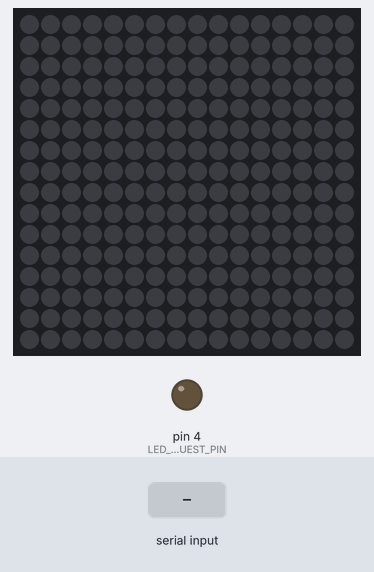
The sketch below on a simulated Arduino Uno, built with avr-gcc and run on an emulated ATmega328P. Parts: 16×16 RGB LED matrix (first LED top left, wired row by row), output pins drawn as LEDs (lit = HIGH). Inputs (shaded band) come from the test bench. Dim RGB values are drawn brighter than linear; what the sketch prints to the serial monitor is not drawn.

Above: at 2.2 s.
2.3 s: "PASSWORD:90\n" received over Serial
At 2.54 s:
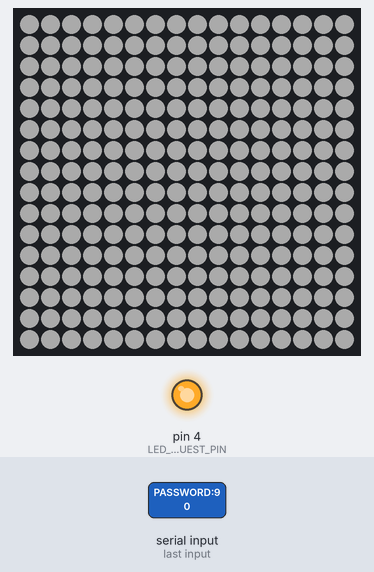
At 2.99 s:
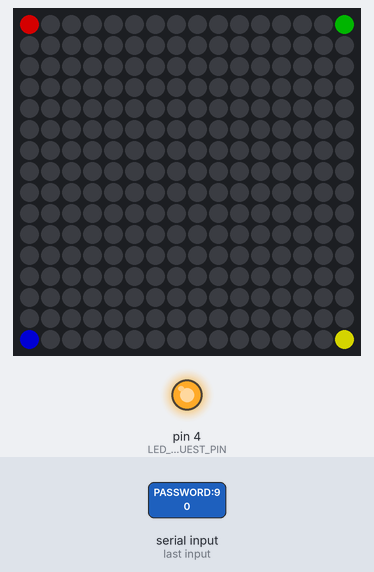
4.3 s: "ACK\n" received over Serial
At 4.88 s:
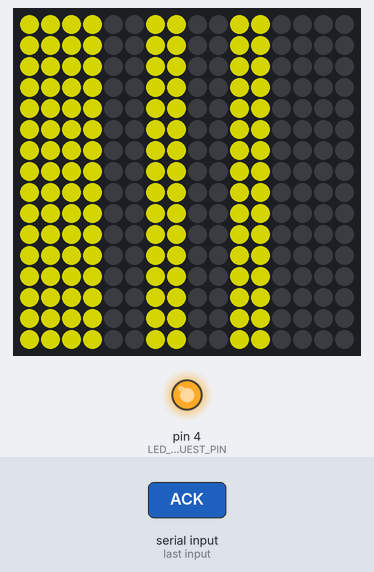
Timing chart, 0 to 7.3 s (numbered marks = the images above; inputs shaded):
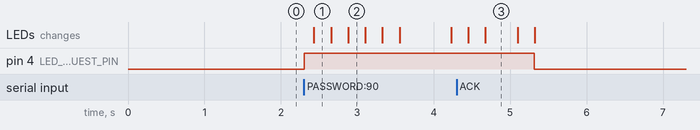

Measured:
- after the input at 2.3 s, pin 4 (LED_ENABLE_REQUEST_PIN): LOW → HIGH at once; the LEDs: change after 0.13 s (image 1)
- what the display in image 3 shows lasts 0.4 s, from 4.7 s to 5.1 s

The sketch:

led_firmware_v1.ino
```cpp
#include <FastLED.h>

// Hardware Configuration
#define LED_DATA_PIN 2
#define LED_ENABLE_REQUEST_PIN 4
#define MATRIX_WIDTH 16
#define MATRIX_HEIGHT 16
#define NUM_LEDS (MATRIX_WIDTH * MATRIX_HEIGHT)

// Communication Configuration
#define SERIAL_BAUD 115200
#define FRAME_DURATION_MS 200  // Duration each frame is displayed
#define STARTUP_PATTERN_FRAMES 5  // Number of startup calibration frames

// Data Encoding Configuration
#define BITS_PER_CHAR 6  // A-Z,0-9 = 36 chars, need 6 bits
#define CHECKSUM_POLYNOMIAL 0x07  // CRC-8 polynomial

// LED Matrix
CRGB leds[NUM_LEDS];
String receivedPassword = "";
bool passwordReceived = false;
bool transmissionComplete = false;

// CRC-8 Checksum calculation
uint8_t calculateCRC8(const String& data) {
  uint8_t crc = 0;
  for (int i = 0; i < data.length(); i++) {
    crc ^= data[i];
    for (int j = 0; j < 8; j++) {
      if (crc & 0x80) {
        crc = (crc << 1) ^ CHECKSUM_POLYNOMIAL;
      } else {
        crc <<= 1;
      }
    }
  }
  return crc;
}

// Convert character to 6-bit value (A-Z = 0-25, 0-9 = 26-35)
uint8_t charTo6Bit(char c) {
  if (c >= 'A' && c <= 'Z') {
    return c - 'A';
  } else if (c >= '0' && c <= '9') {
    return c - '0' + 26;
  }
  return 0; // Invalid character defaults to 'A'
}

// Convert Z-pattern position to LED index
int getZPatternIndex(int x, int y) {
  if (y % 2 == 0) {
    // Even rows: left to right
    return y * MATRIX_WIDTH + x;
  } else {
    // Odd rows: right to left
    return y * MATRIX_WIDTH + (MATRIX_WIDTH - 1 - x);
  }
}

// Set pixel color in Z-pattern addressing
void setPixelZ(int x, int y, CRGB color) {
  if (x >= 0 && x < MATRIX_WIDTH && y >= 0 && y < MATRIX_HEIGHT) {
    int index = getZPatternIndex(x, y);
    leds[index] = color;
  }
}

// Clear all LEDs
void clearMatrix() {
  FastLED.clear();
  FastLED.show();
}

// Display startup calibration pattern
void displayStartupPattern(int frameNum) {
  clearMatrix();

  switch (frameNum) {
    case 0:
      // Full white - brightness calibration
      fill_solid(leds, NUM_LEDS, CRGB::White);
      break;

    case 1:
      // Checkerboard pattern - pixel differentiation
      for (int y = 0; y < MATRIX_HEIGHT; y++) {
        for (int x = 0; x < MATRIX_WIDTH; x++) {
          CRGB color = ((x + y) % 2 == 0) ? CRGB::White : CRGB::Black;
          setPixelZ(x, y, color);
        }
      }
      break;

    case 2:
      // Corner markers - alignment check
      setPixelZ(0, 0, CRGB::Red);
      setPixelZ(MATRIX_WIDTH-1, 0, CRGB::Green);
      setPixelZ(0, MATRIX_HEIGHT-1, CRGB::Blue);
      setPixelZ(MATRIX_WIDTH-1, MATRIX_HEIGHT-1, CRGB::Yellow);
      break;

    case 3:
      // Quadrant test - segment identification
      for (int y = 0; y < MATRIX_HEIGHT/2; y++) {
        for (int x = 0; x < MATRIX_WIDTH/2; x++) {
          setPixelZ(x, y, CRGB::Red);  // Top-left
          setPixelZ(x + MATRIX_WIDTH/2, y, CRGB::Green);  // Top-right
          setPixelZ(x, y + MATRIX_HEIGHT/2, CRGB::Blue);  // Bottom-left
          setPixelZ(x + MATRIX_WIDTH/2, y + MATRIX_HEIGHT/2, CRGB::Yellow);  // Bottom-right
        }
      }
      break;

    case 4:
      // Sync pattern - timing reference
      for (int i = 0; i < NUM_LEDS; i++) {
        leds[i] = (i % 4 == 0) ? CRGB::White : CRGB::Black;
      }
      break;
  }

  FastLED.show();
}

// Display 6-bit value using quadrant encoding
void display6BitValue(uint8_t value) {
  clearMatrix();

  // Split 6 bits into 4 quadrants (2 bits each for top quadrants, 1 bit each for bottom)
  // Top-left: bits 5,4    Top-right: bits 3,2    Bottom-left: bit 1    Bottom-right: bit 0

  uint8_t topLeft = (value >> 4) & 0x03;    // Bits 5,4 (values 0-3)
  uint8_t topRight = (value >> 2) & 0x03;   // Bits 3,2 (values 0-3)
  uint8_t bottomLeft = (value >> 1) & 0x01; // Bit 1 (values 0-1)
  uint8_t bottomRight = value & 0x01;       // Bit 0 (values 0-1)

  // Set quadrant colors based on bit values
  CRGB colors[4] = {CRGB::Black, CRGB::Red, CRGB::Green, CRGB::Blue};

  // Fill quadrants
  for (int y = 0; y < MATRIX_HEIGHT/2; y++) {
    for (int x = 0; x < MATRIX_WIDTH/2; x++) {
      setPixelZ(x, y, colors[topLeft]);
      setPixelZ(x + MATRIX_WIDTH/2, y, colors[topRight]);
      setPixelZ(x, y + MATRIX_HEIGHT/2, bottomLeft ? CRGB::White : CRGB::Black);
      setPixelZ(x + MATRIX_WIDTH/2, y + MATRIX_HEIGHT/2, bottomRight ? CRGB::White : CRGB::Black);
    }
  }

  FastLED.show();
}

// Display checksum using simple binary pattern
void displayChecksum(uint8_t checksum) {
  clearMatrix();

  // Display checksum as 8-bit binary pattern across the matrix
  for (int i = 0; i < 8; i++) {
    bool bitValue = (checksum >> (7 - i)) & 0x01;
    CRGB color = bitValue ? CRGB::Yellow : CRGB::Black;

    // Fill columns based on bit values
    int startCol = i * 2;
    for (int y = 0; y < MATRIX_HEIGHT; y++) {
      for (int x = startCol; x < startCol + 2 && x < MATRIX_WIDTH; x++) {
        setPixelZ(x, y, color);
      }
    }
  }

  FastLED.show();
}

// Main transmission function
void transmitPassword() {
  if (!passwordReceived || transmissionComplete) {
    return;
  }

  // Enable LED matrix
  digitalWrite(LED_ENABLE_REQUEST_PIN, HIGH);
  delay(100); // Small delay to ensure pin state is registered

  // Display startup calibration patterns
  for (int i = 0; i < STARTUP_PATTERN_FRAMES; i++) {
    displayStartupPattern(i);
    delay(FRAME_DURATION_MS);
  }

  // Calculate checksum for the password
  uint8_t checksum = calculateCRC8(receivedPassword);

  // Transmit password length indicator (frames 1-3 = length in binary)
  uint8_t passwordLength = receivedPassword.length();
  for (int i = 0; i < 3; i++) {
    bool bitValue = (passwordLength >> (6 - i)) & 0x01;
    clearMatrix();
    fill_solid(leds, NUM_LEDS, bitValue ? CRGB::Cyan : CRGB::Black);
    FastLED.show();
    delay(FRAME_DURATION_MS);
  }

  // Transmit each character
  for (int i = 0; i < receivedPassword.length(); i++) {
    uint8_t charValue = charTo6Bit(receivedPassword[i]);
    display6BitValue(charValue);
    delay(FRAME_DURATION_MS);
  }

  // Transmit checksum
  displayChecksum(checksum);
  delay(FRAME_DURATION_MS * 2); // Display checksum longer

  // End transmission pattern
  clearMatrix();
  fill_solid(leds, NUM_LEDS, CRGB::Purple);
  FastLED.show();
  delay(FRAME_DURATION_MS);

  // Clear matrix and disable
  clearMatrix();
  digitalWrite(LED_ENABLE_REQUEST_PIN, LOW);

  transmissionComplete = true;
}

// Process serial communication
void processSerialData() {
  if (Serial.available()) {
    String input = Serial.readStringUntil('\n');
    input.trim();

    if (input.startsWith("ACK")) {
      // Control board acknowledged HELLO
      Serial.println("READY");
    } else if (input.startsWith("PASSWORD:")) {
      // Extract password from the message
      receivedPassword = input.substring(9); // Remove "PASSWORD:" prefix
      passwordReceived = true;

      // Pre-compute any needed data here
      // (Optional preprocessing can be done here)

      // Start transmission immediately
      transmitPassword();
    }
  }
}

void setup() {
  // Initialize serial communication
  Serial.begin(SERIAL_BAUD);

  // Initialize LED matrix
  FastLED.addLeds<WS2812B, LED_DATA_PIN, GRB>(leds, NUM_LEDS);
  FastLED.setBrightness(128); // 50% brightness to avoid overexposure
  FastLED.setMaxPowerInVoltsAndMilliamps(5, 2000); // Power limiting

  // Initialize control pins
  pinMode(LED_ENABLE_REQUEST_PIN, OUTPUT);
  digitalWrite(LED_ENABLE_REQUEST_PIN, LOW);

  // Clear matrix initially
  clearMatrix();

  // Wait for system to stabilize
  delay(1000);

  // Send HELLO to control board
  Serial.println("HELLO");
}

void loop() {
  // Process incoming serial data
  processSerialData();

  // Small delay to prevent overwhelming the system
  delay(10);

  // If transmission is complete, we can enter a low-power state
  if (transmissionComplete) {
    delay(1000); // Keep system responsive but reduce activity
  }
}
```
